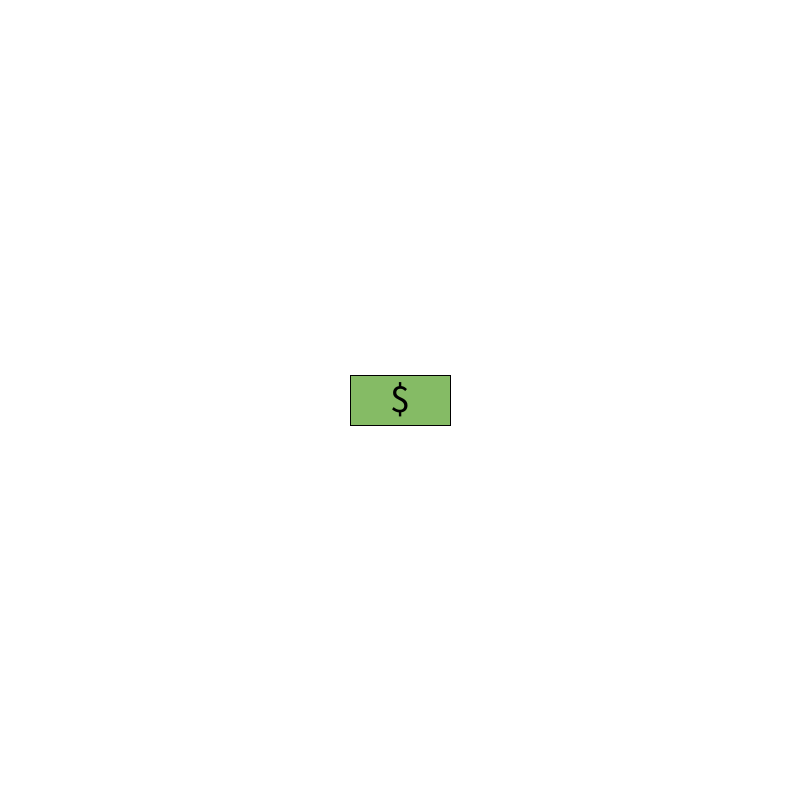
Frame 1 (no input)
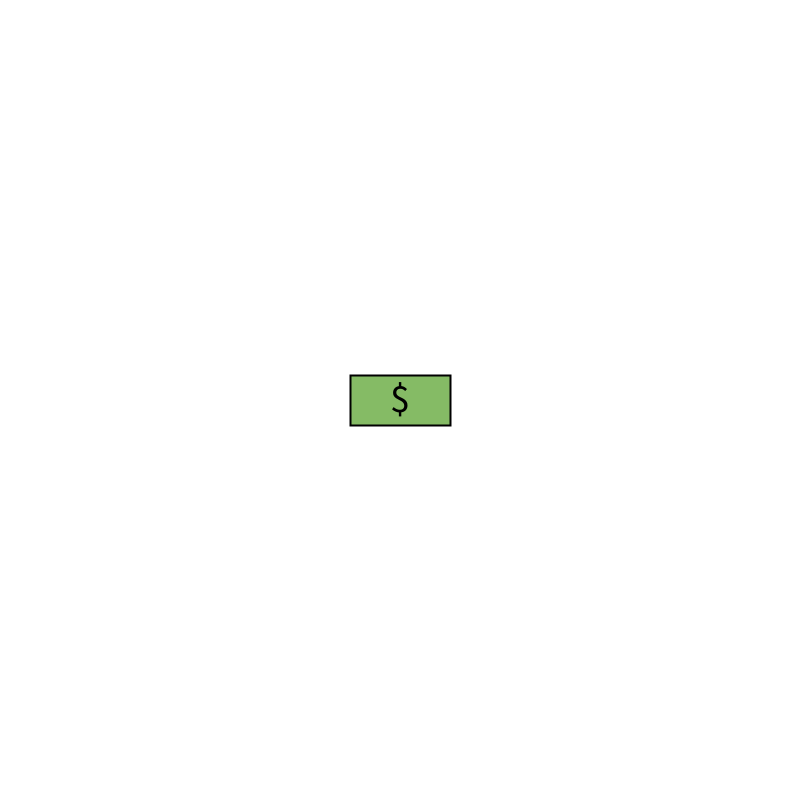
Frame 60 (the mouse pressed at the canvas centre just before this capture)
Frame 120 (the mouse held since frame 60 and released just before this capture): identical to frame 60, image omitted

The Processing sketch that drew these frames (run headless with seeded random() and noise(); from frame 60 on, the mouse is pressed at the canvas centre):

// Processing sketch: Money
// ── Money.pde
float moneyX =400;
float moneyY =400;

void setup() {
  size(800, 800);
}

void draw() {
  background(255);
  moneyDraw();
  if (moneyX > width) {    //resets the x position to center of screen
    moneyX = width/2;
  }
  if (moneyY > height) {   //resets the y position to center of screen
    moneyX = height/2;
  }
}

void moneyDraw() {  //created the money

  rectMode(CENTER);
  fill(133, 187, 101);
  rect(moneyX, moneyY, 100, 50);

  textAlign(CENTER);
  stroke(0);
  strokeWeight(2);
  fill(0);
  textSize(40);
  text("$", moneyX, moneyY+12);
}
